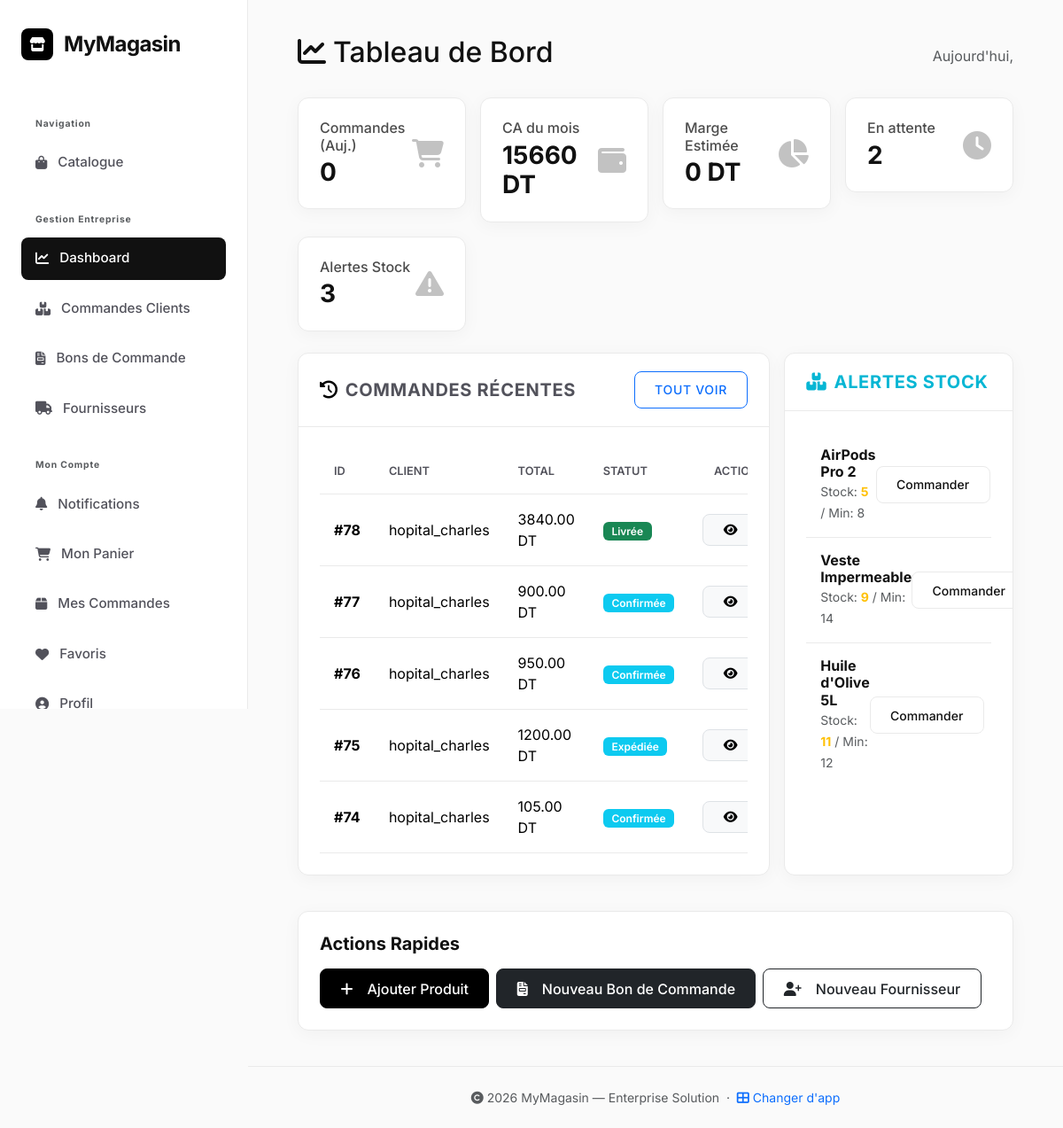
The page /magasin/dashboard/ (signed in) on the database its author committed.
### magasin/models.py (models this page shows, shortened)
class Commande(models.Model):
    STATUS_CHOICES = [
        ('en_attente',    'En attente'),
        ('confirmee',     'Confirmée'),
        ('en_preparation','En préparation'),
        ('expediee',      'Expédiée'),
        ('livree',        'Livrée'),
        ('annulee',       'Annulée'),
    ]
    client    = models.ForeignKey(User, on_delete=models.CASCADE, related_name='commandes', null=True, blank=True)
    status    = models.CharField(max_length=20, choices=STATUS_CHOICES, default='en_attente')
    totalCde  = models.DecimalField(max_digits=10, decimal_places=2, default=0)
    dateCde   = models.DateField()
    produits  = models.ManyToManyField(Produit, blank=True)
    adresse_livraison = models.CharField(max_length=255, default='', blank=True)
    telephone_contact = models.CharField(max_length=20,  default='', blank=True)
    email_contact     = models.EmailField(default='',    blank=True)
    note_admin        = models.TextField(blank=True, verbose_name="Note interne admin")
    raison_annulation = models.TextField(blank=True, verbose_name="Raison d'annulation")
    date_confirmation = models.DateTimeField(null=True, blank=True)
    date_expedition   = models.DateTimeField(null=True, blank=True)
    date_livraison    = models.DateTimeField(null=True, blank=True)
    numero_suivi      = models.CharField(max_length=100, blank=True, verbose_name="Numéro de suivi")
    class Meta:
        verbose_name        = 'Commande'
        verbose_name_plural = 'Commandes'
        ordering            = ['-dateCde', '-id']

class Produit(models.Model):
    TYPE_CHOICES = [
        ('em', 'Électroménager'),
        ('el', 'Électronique'),
        ('mo', 'Mobilier'),
        ('ve', 'Vêtement'),
        ('ou', 'Outillage'),
        ('al', 'Alimentation'),
        ('au', 'Autre'),
    ]
    type          = models.CharField(max_length=2, choices=TYPE_CHOICES)
    libelle       = models.CharField(max_length=100)
    description   = models.TextField()
    prix          = models.DecimalField(max_digits=10, decimal_places=2)
    prix_achat    = models.DecimalField(max_digits=10, decimal_places=2, default=0.00)
    stock         = models.PositiveIntegerField(default=0)
    stock_minimum = models.PositiveIntegerField(default=5, verbose_name="Stock minimum (alerte)")
    is_active     = models.BooleanField(default=True, verbose_name="Actif")
    categorie     = models.ForeignKey(Categorie,   on_delete=models.PROTECT)
    image         = models.ImageField(upload_to='produits/', blank=True, null=True)
    fournisseurs  = models.ManyToManyField(Fournisseur, through='ProduitFournisseur', related_name='produits_proposes')
    class Meta:
        verbose_name        = 'Produit'
        verbose_name_plural = 'Produits'
        ordering            = ['libelle']

### magasin/views.py (the view)
# urls.py: path('dashboard/', views.dashboard, name='dashboard'),
@login_required
def dashboard(request):
    if not is_employe(request.user):
        return render(request, 'magasin/client_dashboard.html')
    today = timezone.now().date()
    start_of_month = today.replace(day=1)
    orders_today = Commande.objects.filter(dateCde=today).count()
    revenue_month = Commande.objects.filter(dateCde__gte=start_of_month).exclude(status='annulee').aggregate(total=Sum('totalCde'))['total'] or 0
    pending_orders = Commande.objects.filter(status='en_attente').count()
    low_stock_count = Produit.objects.filter(stock__lte=F('stock_minimum')).count()
    recent_orders = Commande.objects.select_related('client').order_by('-id')[:5]
    low_stock_products = Produit.objects.filter(stock__lte=F('stock_minimum')).order_by('stock')[:5]
    profit_month = 0
    delivered_lines = CommandeLigne.objects.filter(
        commande__dateCde__gte=start_of_month,
        commande__status='livree'
    ).select_related('produit')
    for line in delivered_lines:
        profit_month += (line.prix_unitaire - line.produit.prix_achat) * line.quantite
    context = {
        'orders_today': orders_today,
        'revenue_month': revenue_month,
        'profit_month': profit_month,
        'pending_orders': pending_orders,
        'low_stock_count': low_stock_count,
        'recent_orders': recent_orders,
        'low_stock_products': low_stock_products,
        'total_products': Produit.objects.count(),
        'total_fournisseurs': Fournisseur.objects.count(),
    }
    return render(request, 'magasin/dashboard.html', context)

### magasin/templates/magasin/dashboard.html (shortened to what this page needs)
{% extends 'magasin/base.html' %}
{% load static %}
{% block content %}
<div class="fade-in">
    <div class="d-flex justify-content-between align-items-center mb-4">
        <h2><i class="fas fa-chart-line me-2"></i>Tableau de Bord</h2>
        <span class="text-muted">Aujourd'hui, {{ today|date:"d F Y" }}</span>
    </div>
    <div class="row g-3 mb-4">
        <div class="col-md-3">
            <div class="card bg-primary text-white border-0 shadow-sm">
                <div class="card-body">
                    <div class="d-flex justify-content-between align-items-center">
                        <div>
                            <h6 class="mb-1 opacity-75">Commandes (Auj.)</h6>
                            <h3 class="mb-0 fw-bold">{{ orders_today }}</h3>
                        </div>
                        <i class="fas fa-shopping-cart fa-2x opacity-25"></i>
                    </div>
                </div>
            </div>
        </div>
        <div class="col-md-3">
            <div class="card bg-success text-white border-0 shadow-sm">
                <div class="card-body">
                    <div class="d-flex justify-content-between align-items-center">
                        <div>
                            <h6 class="mb-1 opacity-75">CA du mois</h6>
                            <h3 class="mb-0 fw-bold">{{ revenue_month }} DT</h3>
                        </div>
                        <i class="fas fa-wallet fa-2x opacity-25"></i>
                    </div>
                </div>
            </div>
        </div>
        <div class="col-md-3">
            <div class="card bg-info text-white border-0 shadow-sm">
                <div class="card-body">
                    <div class="d-flex justify-content-between align-items-center">
                        <div>
                            <h6 class="mb-1 opacity-75">Marge Estimée</h6>
                            <h3 class="mb-0 fw-bold">{{ profit_month }} DT</h3>
                        </div>
                        <i class="fas fa-chart-pie fa-2x opacity-25"></i>
                    </div>
                </div>
            </div>
        </div>
        <div class="col-md-3">
            <div class="card bg-warning text-white border-0 shadow-sm">
                <div class="card-body">
                    <div class="d-flex justify-content-between align-items-center">
                        <div>
                            <h6 class="mb-1 opacity-75">En attente</h6>
                            <h3 class="mb-0 fw-bold">{{ pending_orders }}</h3>
                        </div>
                        <i class="fas fa-clock fa-2x opacity-25"></i>
                    </div>
                </div>
            </div>
        </div>
        <div class="col-md-3">
            <div class="card bg-danger text-white border-0 shadow-sm">
                <div class="card-body">
                    <div class="d-flex justify-content-between align-items-center">
                        <div>
                            <h6 class="mb-1 opacity-75">Alertes Stock</h6>
                            <h3 class="mb-0 fw-bold">{{ low_stock_count }}</h3>
                        </div>
                        <i class="fas fa-exclamation-triangle fa-2x opacity-25"></i>
                    </div>
                </div>
            </div>
        </div>
    </div>
    <div class="row g-4">
        <div class="col-lg-8">
            <div class="card shadow-sm h-100">
                <div class="card-header bg-white d-flex justify-content-between align-items-center py-3">
                    <h5 class="mb-0 fw-bold"><i class="fas fa-history me-2 text-primary"></i>Commandes Récentes</h5>
                    <a href="{% url 'toutes_commandes' %}" class="btn btn-sm btn-outline-primary">Tout voir</a>
                </div>
                <div class="card-body p-0">
                    <div class="table-responsive">
                        <table class="table table-hover mb-0">
                            <thead class="bg-light">
                                <tr>
                                    <th class="ps-3">ID</th>
                                    <th>Client</th>
                                    <th>Total</th>
                                    <th>Statut</th>
                                    <th class="text-end pe-3">Action</th>
                                </tr>
                            </thead>
                            <tbody>
                                {% for cmd in recent_orders %}
                                <tr>
                                    <td class="ps-3 fw-bold">#{{ cmd.id }}</td>
                                    <td>{{ cmd.client.username }}</td>
                                    <td>{{ cmd.totalCde }} DT</td>
                                    <td>
                                        <span class="badge
                                            {% if cmd.status == 'livree' %}bg-success
                                            {% elif cmd.status == 'annulee' %}bg-danger
                                            {% elif cmd.status == 'en_attente' %}bg-warning
                                            {% else %}bg-info{% endif %}">
                                            {{ cmd.get_status_display }}
                                        </span>
                                    </td>
                                    <td class="text-end pe-3">
                                        <a href="{% url 'commande_detail' cmd.id %}" class="btn btn-sm btn-light border">
                                            <i class="fas fa-eye"></i>
                                        </a>
                                    </td>
                                </tr>
                                {% empty %}
                                <tr><td colspan="5" class="text-center py-4 text-muted">Aucune commande</td></tr>
                                {% endfor %}
                            </tbody>
                        </table>
                    </div>
                </div>
            </div>
        </div>
        <div class="col-lg-4">
            <div class="card shadow-sm h-100">
                <div class="card-header bg-white py-3">
                    <h5 class="mb-0 fw-bold text-danger"><i class="fas fa-boxes me-2"></i>Alertes Stock</h5>
                </div>
                <div class="card-body p-0">
                    <div class="list-group list-group-flush">
                        {% for prod in low_stock_products %}
                        <div class="list-group-item d-flex justify-content-between align-items-center py-3">
                            <div>
                                <h6 class="mb-0 fw-bold">{{ prod.libelle }}</h6>
                                <small class="text-muted">Stock: <span class="fw-bold {% if prod.stock == 0 %}text-danger{% else %}text-warning{% endif %}">{{ prod.stock }}</span> / Min: {{ prod.stock_minimum }}</small>
                            </div>
                            <a href="{% url 'bdc_create' %}?produit={{ prod.id }}" class="btn btn-sm btn-outline-danger">Commander</a>
                        </div>
                        {% empty %}
                        <div class="p-4 text-center text-muted">
                            <i class="fas fa-check-circle text-success fa-3x mb-2"></i>
                            <p class="mb-0">Tout est en stock !</p>
                        </div>
                        {% endfor %}
                    </div>
                </div>
            </div>
        </div>
    </div>
    <div class="row g-3 mt-4">
        <div class="col-md-12">
            <div class="card border-0 shadow-sm" style="background: linear-gradient(135deg, #f8f9fa 0%, #e9ecef 100%);">
                <div class="card-body p-4">
                    <h5 class="fw-bold mb-3">Actions Rapides</h5>
                    <div class="d-flex flex-wrap gap-2">
                        <a href="{% url 'produit_create' %}" class="btn btn-primary"><i class="fas fa-plus me-2"></i>Ajouter Produit</a>
                        <a href="{% url 'bdc_create' %}" class="btn btn-dark"><i class="fas fa-file-invoice me-2"></i>Nouveau Bon de Commande</a>
                        <a href="{% url 'fournisseur_create' %}" class="btn btn-outline-dark"><i class="fas fa-user-plus me-2"></i>Nouveau Fournisseur</a>
                    </div>
                </div>
            </div>
        </div>
    </div>
</div>
{% endblock %}

### static/css/base_v2.css (style rules this page uses)
:root { --bg-body: #FAFAFA; --bg-surface: #FFFFFF; --sidebar-w: 280px; --accent: #000000; --accent-hover: #333333; --text-main: #111111; --text-muted: #52525B; --border: #EAEAEA; --shadow: 0 4px 20px rgba(0,0,0,0.04); --bs-danger: #06B6D4; --bs-danger-rgb: 6, 182, 212; --bs-primary: #000000; --bs-primary-rgb: 0, 0, 0; --navy: var(--accent); --navy-dark: var(--accent-hover); }
body.dashboard-body { font-family: 'Inter', sans-serif !important; background-color: var(--bg-body) !important; color: var(--text-main) !important; margin: 0 !important; padding: 0 !important; min-height: 100vh; box-sizing: border-box; background-image: none !important; }
.bg-danger { background-color: var(--bs-danger) !important; color: #000 !important; }
.text-danger { color: var(--bs-danger) !important; }
.bg-primary { background-color: var(--accent) !important; color: var(--bg-surface) !important; }
.text-primary { color: var(--accent) !important; }
.bg-white, .bg-light { background-color: var(--bg-surface) !important; color: var(--text-main) !important; }
.text-white { color: var(--bg-surface) !important; }
.btn-primary { background-color: var(--accent) !important; border-color: var(--accent) !important; color: var(--bg-surface) !important; font-weight: 600 !important; }
.btn-outline-secondary, .btn-outline-danger { border-color: var(--border) !important; color: var(--text-main) !important; background: transparent !important; }
.btn { border-radius: 8px !important; padding: 0.6rem 1.4rem !important; font-weight: 500 !important; transition: all 0.2s ease !important; box-shadow: none !important; display: inline-flex !important; align-items: center !important; gap: 0.5rem !important; }
.card { background: var(--bg-surface) !important; border: 1px solid var(--border) !important; border-radius: 12px !important; box-shadow: var(--shadow) !important; color: var(--text-main) !important; transition: transform 0.2s ease !important; overflow: hidden !important; display: flex !important; flex-direction: column !important; }
.card-header { background: transparent !important; border-bottom: 1px solid var(--border) !important; padding: 1.25rem 1.5rem !important; font-weight: 600 !important; text-transform: uppercase !important; letter-spacing: 0.05em !important; font-size: 0.85rem !important; color: var(--text-muted) !important; }
.card-body { padding: 1.5rem !important; flex-grow: 1 !important; }
.badge { font-weight: 600 !important; padding: 0.4em 0.8em !important; border-radius: 6px !important; font-size: 0.75rem !important; }
.list-group-item { background-color: transparent !important; color: var(--text-main) !important; border-color: var(--border) !important; transition: all 0.2s ease !important; }
.table { color: var(--text-main) !important; background: transparent !important; }
.table th { border-bottom: 1px solid var(--border) !important; font-weight: 600 !important; text-transform: uppercase !important; font-size: 0.8rem !important; color: var(--text-muted) !important; padding: 1rem !important; background: transparent !important; }
.table td { border-bottom: 1px solid var(--border) !important; vertical-align: middle !important; padding: 1rem !important; }
.row { margin-left: -0.5rem !important; margin-right: -0.5rem !important; width: auto !important; }
.col, [class*="col-"] { padding-left: 0.5rem !important; padding-right: 0.5rem !important; }

### rows shown on the page
Commande: id "78", client.username "hopital_charles", totalCde "3840.00", status "Livrée"
Commande: id "77", client.username "hopital_charles", totalCde "900.00", status "Confirmée"
Commande: id "76", client.username "hopital_charles", totalCde "950.00", status "Confirmée"
Commande: id "75", client.username "hopital_charles", totalCde "1200.00", status "Expédiée"
Commande: id "74", client.username "hopital_charles", totalCde "105.00", status "Confirmée"
Produit: libelle "AirPods Pro 2", stock "5", stock_minimum "8"
Produit: libelle "Veste Impermeable", stock "9", stock_minimum "14"
Produit: libelle "Huile d'Olive 5L", stock "11", stock_minimum "12"

### other values the page prints
{{ orders_today }} "0"
{{ revenue_month }} "15660"
{{ profit_month }} "0"
{{ pending_orders }} "2"
{{ low_stock_count }} "3"
